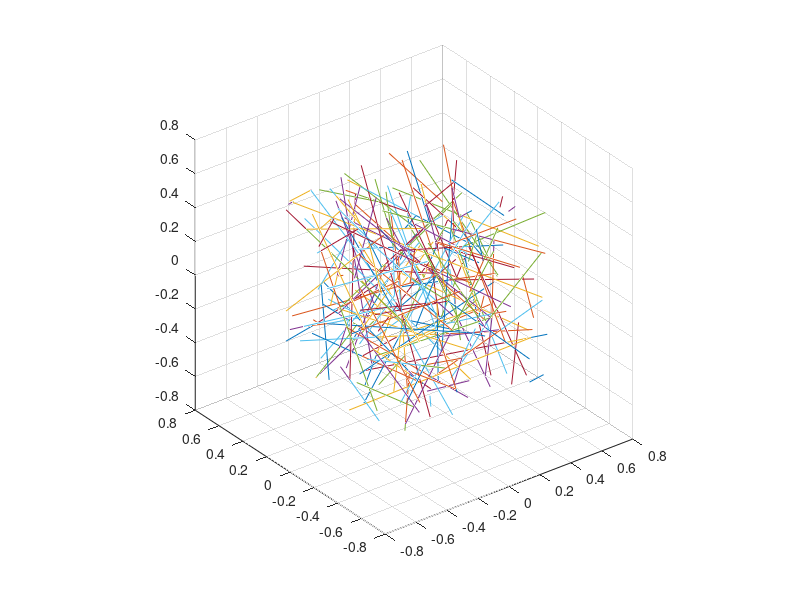

Here is the MATLAB script that generated this plot:
clear
%*****************************************************************************/
%*                _______________________________________                    */
%*              <<      Written by T. Stylianopoulos     >>                  */
%*              << University of Minnesota (Twin Cities) >>                  */
%*              <<   Academic Advisor: Victor Barocas    >>                  */
%*              <<    E-Mail: styliano@cems.umn.edu      >>                  */
%*              <<        Phone: (612) 626-9032          >>                  */
%*                _______________________________________                    */
%*                                                                           */
%*****************************************************************************/



NF =180; % Number of Fibers
L  = 0.1; % Length of a segment in scaled units
D2 = 0.03^2; % Squared Diameter of a segment in scaled units

NS = 2 * NF; % Number of "segments."  Since each fiber
%                       can grow in two directions, N = 2*NF
NL = NS; % Number of "living" segments
NT=2*NF; % Number of Nodes that are not seeds

format long;

x  = zeros(1,NS);
y  = zeros(1,NS);
z  = zeros(1,NS);
x0 = zeros(1,NS);
y0 = zeros(1,NS);
z0 = zeros(1,NS);
dx = zeros(1,3*NS);
dy = zeros(1,3*NS);
dz = zeros(1,3*NS);
p0 = zeros(1,NS);
a  = zeros(1,NS*3);
V = zeros(3,3);
D = zeros(3,3);
norm1=0.0;
norm2=0.0;
norm3=0.0;


% Create initial seeds
for i=1:NF
       x0(i) = rand;
       y0(i) = rand;
       z0(i) = rand;
       x(2*i-1)  = x0(i);
       y(2*i-1)  = y0(i);
       z(2*i-1)  = z0(i);
       x(2*i)    = x0(i);
       y(2*i)    = y0(i);
       z(2*i)    = z0(i);
       dx1 = rand - 0.5;
       dy1 = rand - 0.5;
       dz1 = rand - 0.5;
       d1 = sqrt(dx1^2 + dy1^2 + dz1^2);
       dx(2*i-1) = dx1/d1;
       dx(2*i)   = -dx1/d1;
       dy(2*i-1) = dy1/d1;
       dy(2*i)   = -dy1/d1;
       dz(2*i-1) = dz1/d1;
       dz(2*i)   = -dz1/d1;
   p0(i)   = i;
   a(2*i-1) = 2*i-1;
   a(2*i) = 2*i;
end

% Create vector of "living" segments
live = 1:NL;

% The network generation begins

% Start adding monomer
while (NL > 0)
   g=1;
       j = floor(rand*NL)+1;  % Select fiber to update
       k = live(j);

       x(k) = x(k) + L*dx(k);  % Update fiber characteristics
       y(k) = y(k) + L*dy(k);
       z(k) = z(k) + L*dz(k);

       x1 = x(k);
       y1 = y(k);
       z1 = z(k);

       % Check for fiber out of the box
       u(1) = (x1 - 1.0)/abs(dx(k));
       u(2) = (y1 - 1.0)/abs(dy(k));
       u(3) = (z1 - 1.0)/abs(dz(k));
       u(4) = -x1/abs(dx(k));
       u(5) = -y1/abs(dy(k));
       u(6) = -z1/abs(dz(k));
       Lu = max(u);

       if (Lu > 0) % Fiber out of box
               x1 = x1 - Lu * dx(k);
               y1 = y1 - Lu * dy(k);
               z1 = z1 - Lu * dz(k);

               for m = j:(NL-1)
                       live(m) = live(m+1);  % Kill segment
               end

       NL = NL-1;
       g=0;
       end



   if(g==1)
       % Check for fiber-fiber collision
       if ((k==1)|(k==2))
               i = 2;
       else
               i = 1;
       end

       while (i < NF)

               xi0 = x(a(2*i-1));
               yi0 = y(a(2*i-1));
               zi0 = z(a(2*i-1));
               xi1 = x(a(2*i));
               yi1 = y(a(2*i));
               zi1 = z(a(2*i));

        h=sqrt((xi1-xi0)^2+(yi1-yi0)^2+(zi1-zi0)^2);
        h1=sqrt((xi1-x1)^2+(yi1-y1)^2+(zi1-z1)^2);
        h2=sqrt((xi0-x1)^2+(yi0-y1)^2+(zi0-z1)^2);

        if((h1 < h) & (h2 < h))
                  aa=(xi1-x1)^2+(yi1-y1)^2+(zi1-z1)^2;
          bb=(xi0-xi1)^2+(yi0-yi1)^2+(zi0-zi1)^2;
          cc=((xi1-x1)*(xi0-xi1)+(yi1-y1)*(yi0-yi1)+(zi1-z1)*(zi0-zi1))^2;
          dist2=(aa*bb-cc)/bb;

         if (dist2 < D2) % Collision!
           tt=-((xi1-x1)*(xi0-xi1)+(yi1-y1)*(yi0-yi1)+(zi1-z1)*(zi0-zi1))/bb;
           x1=xi1+(xi0-xi1)*tt;
           y1=yi1+(yi0-yi1)*tt;
           z1=zi1+(zi0-zi1)*tt;

                               NF = NF+1;          % Split struck fiber into two

                   a(2*NF-1)=k;
                   a(2*NF)=a(2*i);
                   dx(2*NF)=dx(2*i);
                   dy(2*NF)=dy(2*i);
                   dz(2*NF)=dz(2*i);
                   dx(2*NF-1)=dx(2*i-1);
                   dy(2*NF-1)=dy(2*i-1);
                   dz(2*NF-1)=dz(2*i-1);
                   a(2*i)=k;

                               for m = j:(NL-1)  % Kill segment in collision
                                       live(m) = live(m+1);
               end
                               NL = NL-1;

                               i =  NF; % Skip remainder of search
                       end
               end
               i = i + 1;
               if ((a(2*i-1)== k)|(a(2*i) == k))
                       i = i+1;  % skip collision with self!
       end
       end
end


  g=1;
       x(k) = x1;
       y(k) = y1;
       z(k) = z1;
end

% End of network generation. Print the network and calculate the components of the Orientation Tensor

NF
Ax = zeros(2,NF);
Ay = zeros(2,NF);
Az = zeros(2,NF);
% Bx = zeros(2,NF);
b = zeros(1,2*NF);

for i=1:NF
   Ax(1,i)=x(a(2*i-1))-0.5;
   Ax(2,i)=x(a(2*i))-0.5;
   Ay(1,i)=y(a(2*i-1))-0.5;
   Ay(2,i)=y(a(2*i))-0.5;
   Az(1,i)=z(a(2*i-1))-0.5;
   Az(2,i)=z(a(2*i))-0.5;
end

% idex=0;

figure(1);
plot3(Ax, Ay, Az);
grid on;  axis square;

om11=0.0;
om12=0.0;
om13=0.0;
om22=0.0;
om23=0.0;
om33=0.0;
len=0.0;
proj_len=0;

for i=1:NF
   elmt_no(i)=i;
   node1(i)=a(2*i-1);
   node2(i)=a(2*i);
   node1_xcoord(i)=Ax(1,i);
   node1_ycoord(i)=Ay(1,i);
   node1_zcoord(i)=Az(1,i);
   node2_xcoord(i)=Ax(2,i);
   node2_ycoord(i)=Ay(2,i);
   node2_zcoord(i)=Az(2,i);
   length(i)=sqrt((Ax(1,i)-Ax(2,i))^2 + (Ay(1,i)-Ay(2,i))^2 + (Az(1,i)-Az(2,i))^2);
   len=len+length(i);
   proj_len=proj_len+sqrt((Ax(1,i)-Ax(2,i))^2 + (Ay(1,i)-Ay(2,i))^2 );

% the components of the orientation tensor are calculated following
   cosa=(node2_xcoord(i)- node1_xcoord(i))/length(i);
   cosb=(node2_ycoord(i)- node1_ycoord(i))/length(i);
   cosg=(node2_zcoord(i)- node1_zcoord(i))/length(i);
   om11=om11+length(i)*cosg*cosg;
   om12=om12+length(i)*cosg*cosb;
   om13=om13+length(i)*cosg*cosa;
   om22=om22+length(i)*cosb*cosb;
   om23=om23+length(i)*cosa*cosb;
   om33=om33+length(i)*cosa*cosa;

    if (length(i) < 0.001)
       i
       length(i)
   end
       if ((Ax(1,i)>0.5)| (Ax(1,i)<-0.5) | (Ay(1,i)>0.5) | (Ay(1,i)<-0.5) | (Az(1,i)>0.5) | (Az(1,i)<-0.5))
          disp('fiber out of the mesh')
           i
 %          Ax(1,i)
 %          Ay(1,i)
 %          Az(1,i)
       end
       if ((Ax(2,i)>0.5) | (Ax(2,i)<-0.5) | (Ay(2,i)>0.5) | (Ay(2,i)<-0.5) | (Az(2,i)>0.5) | (Az(2,i)<-0.5))
          disp('fiber out of the mesh')
          i
  %        Ax(2,i)
  %        Ay(2,i)
  %        Az(2,i)
      end
end

len
proj_len;
fraction=(len*pi*D2)/4;
xx=sqrt(len*1.26/(fraction*1000))*0.001;


om11=om11/len;
om12=om12/len;
om13=om13/len;
om22=om22/len;
om23=om23/len;
om33=om33/len;

len=len/NF
NODES = NT;
GSSIZE=3*NODES;
ELEMENTS=NF;
ELEMENTS

%   fid = fopen('2dcol.vect','w');
 %  status = fclose(fid);

 fid = fopen('exptable.txt','w');
 fprintf(fid,'%d %d %d\n',NODES,GSSIZE,ELEMENTS);

for i=1:NF
  fprintf(fid,'%d %d %d %12.10f %12.10f %12.10f %12.10f %12.10f %12.10f\n',i, node1(i),node2(i),node1_xcoord(i),node1_ycoord(i),node1_zcoord(i),node2_xcoord(i),node2_ycoord(i),node2_zcoord(i));
end
status = fclose(fid);

% calculate the eigenvalues and eigevectors of the orientation tensor

R=[om11 om12 om13;om12 om22 om23;om13 om23 om33];

[V,D]=eig(R);
norm1=sqrt(V(1,1)^2+V(2,1)^2+V(3,1)^2);
norm2=sqrt(V(1,2)^2+V(2,2)^2+V(3,2)^2);
norm3=sqrt(V(1,3)^2+V(2,3)^2+V(3,3)^2);

v1(1)=V(1,1)/norm1; v1(2)=V(2,1)/norm1; v1(3)=V(3,1)/norm1;
v2(1)=V(1,2)/norm2; v2(2)=V(2,2)/norm2; v2(3)=V(3,2)/norm2;
v3(1)=V(1,3)/norm3; v3(2)=V(2,3)/norm3; v3(3)=V(3,3)/norm3;


v1=v1*D(1,1);
v2=v2*D(2,2);
v3=v3*D(3,3);


K1=[0 v1(1) 0 v2(1) 0 v3(1)];
K2=[0 v1(2) 0 v2(2) 0 v3(2)];
K3=[0 v1(3) 0 v2(3) 0 v3(3)];

%figure (2);
%plot3(K1,K2,K3);
%axis square; grid on;